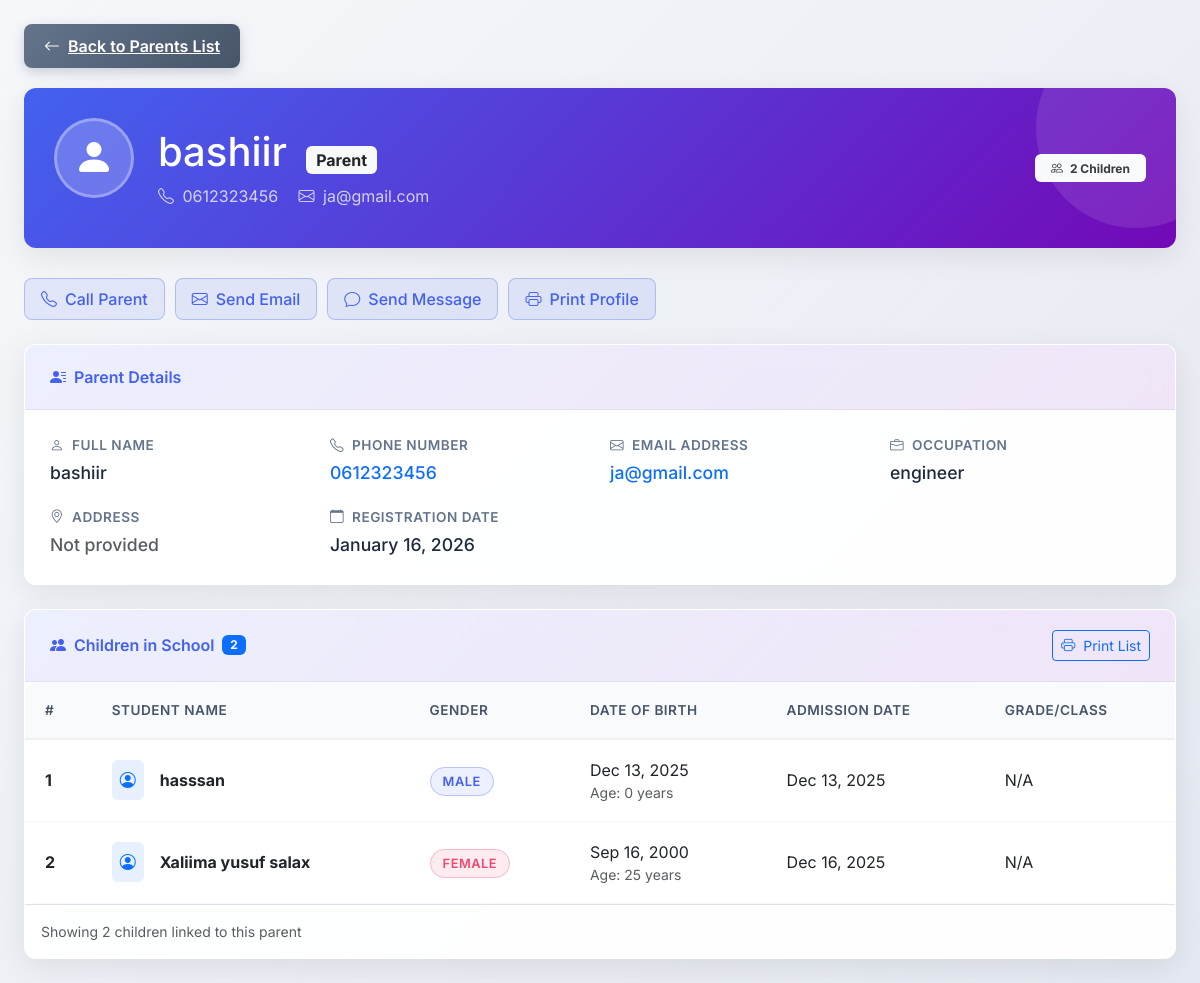
/views/admin/parents/parent_view.php?id=3 (signed in), run on the app's committed database.
### tables this page shows
CREATE TABLE `parents` (
  `id` int(11) NOT NULL,
  `name` varchar(200) NOT NULL,
  `phone` varchar(50) NOT NULL,
  `email` varchar(150) DEFAULT NULL,
  `address` text DEFAULT NULL,
  `occupation` varchar(150) DEFAULT NULL,
  `login_pin` varchar(255) NOT NULL,
  `created_at` timestamp NOT NULL DEFAULT current_timestamp()
);

CREATE TABLE `students` (
  `id` int(11) NOT NULL,
  `name` varchar(244) NOT NULL,
  `admission_date` date DEFAULT NULL,
  `dob` date DEFAULT NULL,
  `gender` enum('male','female') DEFAULT 'male',
  `address` text DEFAULT NULL,
  `guardian_name` varchar(200) DEFAULT NULL,
  `guardian_phone` varchar(50) DEFAULT NULL,
  `guardian_email` varchar(150) DEFAULT NULL,
  `created_at` timestamp NOT NULL DEFAULT current_timestamp()
);

### views/admin/parents/parent_view.php (the view, shortened to what this page needs)
<?php
require_once __DIR__ . '/../../../config/db.php';
$themeQ = $conn->query("SELECT mode FROM theme LIMIT 1");
$themeRow = $themeQ->fetch_assoc();
$theme = ($themeRow && $themeRow['mode'] == 0) ? 'dark' : 'light';
$id = (int)$_GET['id'];
$parent = $conn->query("SELECT * FROM parents WHERE id=$id")->fetch_assoc();
$students = $conn->query("
    SELECT * FROM students
    WHERE guardian_phone = '{$parent['phone']}'
       OR guardian_name  = '{$parent['name']}'
");
?>
<!DOCTYPE html>
<html lang="en">
<head>
    <link href="https://cdn.jsdelivr.net/npm/bootstrap@5.3.0/dist/css/bootstrap.min.css" rel="stylesheet">
    <link rel="stylesheet" href="https://cdn.jsdelivr.net/npm/bootstrap-icons@1.10.0/font/bootstrap-icons.css">
</head>
<body class="<?= $theme ?>">
<div class="container-fluid p-4 fade-in">
    <a href="parents.php" class="btn-back fade-in">
        <i class="bi bi-arrow-left"></i>
        Back to Parents List
    </a>
    <div class="main-header fade-in">
        <div class="d-flex flex-column flex-md-row align-items-start align-items-md-center">
            <div class="header-avatar me-md-4">
                <i class="bi bi-person-fill"></i>
            </div>
            <div class="flex-grow-1">
                <h1 class="mb-2">
                    <?php echo htmlspecialchars($parent['name']); ?>
                    <span class="badge bg-light text-dark ms-2 fs-6">Parent</span>
                </h1>
                <p class="mb-0 opacity-75">
                    <i class="bi bi-telephone me-1"></i> <?php echo htmlspecialchars($parent['phone']); ?>
                    <?php if($parent['email']): ?>
                        <span class="ms-3">
                            <i class="bi bi-envelope me-1"></i> <?php echo htmlspecialchars($parent['email']); ?>
                        </span>
                    <?php endif; ?>
                </p>
            </div>
            <div class="mt-3 mt-md-0">
                <span class="badge bg-light text-dark px-3 py-2">
                    <i class="bi bi-people me-1"></i>
                    <?php echo $students->num_rows; ?> Children
                </span>
            </div>
        </div>
    </div>
    <div class="quick-actions mb-4 fade-in">
        <a href="#" class="action-btn action-btn-primary">
            <i class="bi bi-telephone"></i> Call Parent
        </a>
        <a href="mailto:<?php echo htmlspecialchars($parent['email']); ?>" class="action-btn action-btn-primary">
            <i class="bi bi-envelope"></i> Send Email
        </a>
        <a href="#" class="action-btn action-btn-primary">
            <i class="bi bi-chat"></i> Send Message
        </a>
        <a href="#" class="action-btn action-btn-primary">
            <i class="bi bi-printer"></i> Print Profile
        </a>
    </div>
    <div class="glass-card mb-4 fade-in" style="animation-delay: 0.1s;">
        <div class="card-header d-flex align-items-center">
            <i class="bi bi-person-lines-fill me-2"></i>
            Parent Details
        </div>
        <div class="info-grid">
            <div class="info-item">
                <span class="info-label">
                    <i class="bi bi-person me-1"></i> Full Name
                </span>
                <span class="info-value"><?php echo htmlspecialchars($parent['name']); ?></span>
            </div>
            <div class="info-item">
                <span class="info-label">
                    <i class="bi bi-telephone me-1"></i> Phone Number
                </span>
                <span class="info-value">
                    <a href="tel:<?php echo htmlspecialchars($parent['phone']); ?>" class="text-decoration-none">
                        <?php echo htmlspecialchars($parent['phone']); ?>
                    </a>
                </span>
            </div>
            <div class="info-item">
                <span class="info-label">
                    <i class="bi bi-envelope me-1"></i> Email Address
                </span>
                <span class="info-value">
                    <?php if($parent['email']): ?>
                        <a href="mailto:<?php echo htmlspecialchars($parent['email']); ?>" class="text-decoration-none">
                            <?php echo htmlspecialchars($parent['email']); ?>
                        </a>
                    <?php else: ?>
                        <span class="text-muted">Not provided</span>
                    <?php endif; ?>
                </span>
            </div>
            <div class="info-item">
                <span class="info-label">
                    <i class="bi bi-briefcase me-1"></i> Occupation
                </span>
                <span class="info-value">
                    <?php echo $parent['occupation'] ? htmlspecialchars($parent['occupation']) : '<span class="text-muted">Not specified</span>'; ?>
                </span>
            </div>
            <div class="info-item">
                <span class="info-label">
                    <i class="bi bi-geo-alt me-1"></i> Address
                </span>
                <span class="info-value">
                    <?php echo $parent['address'] ? htmlspecialchars($parent['address']) : '<span class="text-muted">Not provided</span>'; ?>
                </span>
            </div>
            <div class="info-item">
                <span class="info-label">
                    <i class="bi bi-calendar me-1"></i> Registration Date
                </span>
                <span class="info-value">
                    <?php
                    $regDate = isset($parent['created_at']) ? $parent['created_at'] : date('Y-m-d');
                    echo date('F d, Y', strtotime($regDate));
                    ?>
                </span>
            </div>
        </div>
    </div>
    <div class="glass-card fade-in" style="animation-delay: 0.2s;">
        <div class="card-header d-flex justify-content-between align-items-center">
            <div class="d-flex align-items-center">
                <i class="bi bi-people-fill me-2"></i>
                Children in School
                <span class="badge bg-primary ms-2"><?php echo $students->num_rows; ?></span>
            </div>
            <button class="btn btn-sm btn-outline-primary" onclick="window.print()">
                <i class="bi bi-printer me-1"></i> Print List
            </button>
        </div>
        <?php if($students->num_rows == 0): ?>
            <div class="empty-state">
                <i class="bi bi-people display-4"></i>
                <h4 class="mt-3 mb-2">No Children Found</h4>
                <p class="text-muted">No students are currently linked to this parent.</p>
                <a href="#" class="btn btn-primary mt-2">
                    <i class="bi bi-link me-1"></i> Link Student
                </a>
            </div>
        <?php else: ?>
            <div class="table-container">
                <div class="table-responsive">
                    <table class="table table-hover mb-0">
                        <thead class="table-light">
                            <tr>
                                <th>#</th>
                                <th>Student Name</th>
                                <th>Gender</th>
                                <th>Date of Birth</th>
                                <th>Admission Date</th>
                                <th>Grade/Class</th>
                            </tr>
                        </thead>
                        <tbody>
                            <?php
                            $i = 1;
                            while($s = $students->fetch_assoc()):
                                $genderClass = strtolower($s['gender']) == 'male' ? 'badge-male' : 'badge-female';
                            ?>
                                <tr>
                                    <td class="fw-bold"><?php echo $i++; ?></td>
                                    <td>
                                        <div class="d-flex align-items-center">
                                            <div class="bg-primary bg-opacity-10 p-2 rounded me-3">
                                                <i class="bi bi-person-circle text-primary"></i>
                                            </div>
                                            <div>
                                                <strong><?php echo htmlspecialchars($s['name']); ?></strong>
                                            </div>
                                        </div>
                                    </td>
                                    <td>
                                        <span class="badge-gender <?php echo $genderClass; ?>">
                                            <?php echo htmlspecialchars($s['gender']); ?>
                                        </span>
                                    </td>
                                    <td>
                                        <?php
                                        $dob = $s['dob'] ? date('M d, Y', strtotime($s['dob'])) : 'N/A';
                                        echo $dob;
                                        ?>
                                        <?php if($s['dob']): ?>
                                            <div class="text-muted small">
                                                Age: <?php echo date_diff(date_create($s['dob']), date_create('today'))->y; ?> years
                                            </div>
                                        <?php endif; ?>
                                    </td>
                                    <td>
                                        <?php
                                        $admissionDate = $s['admission_date'] ? date('M d, Y', strtotime($s['admission_date'])) : 'N/A';
                                        echo $admissionDate;
                                        ?>
                                    </td>
                                    <td>
                                        <?php
                                        $classInfo = isset($s['class_name']) ? $s['class_name'] : 'N/A';
                                        echo htmlspecialchars($classInfo);
                                        ?>
                                    </td>
                                </tr>
                            <?php endwhile; ?>
                        </tbody>
                    </table>
                </div>
            </div>
            <div class="p-3 border-top d-flex justify-content-between align-items-center">
                <div class="text-muted small">
                    Showing <?php echo $students->num_rows; ?> children linked to this parent
                </div>
            </div>
        <?php endif; ?>
    </div>
</div>
</body>
</html>

### views/admin/parents/parent_view.php (style rules this page uses)
:root { --primary-color: #4361ee; --primary-dark: #3a56d4; --secondary-color: #7209b7; --success-color: #06d6a0; --info-color: #118ab2; --warning-color: #ffd166; --danger-color: #ef476f; --light-bg: #f8fafc; --dark-bg: #1e293b; --card-shadow: 0 8px 30px rgba(0, 0, 0, 0.08); --card-shadow-hover: 0 15px 40px rgba(0, 0, 0, 0.12); --border-radius: 12px; --transition: all 0.3s cubic-bezier(0.25, 0.8, 0.25, 1); }
* { font-family: 'Inter', -apple-system, BlinkMacSystemFont, sans-serif; }
body.light { background: linear-gradient(135deg, #f5f7fa 0%, #e4e8f0 100%); color: #334155; min-height: 100vh; }
.container-fluid { max-width: 1400px; padding: 30px; }
.main-header { background: linear-gradient(135deg, var(--primary-color), var(--secondary-color)); color: white; border-radius: var(--border-radius); padding: 30px; margin-bottom: 30px; box-shadow: var(--card-shadow); position: relative; overflow: hidden; }
.main-header::before { content: ''; position: absolute; top: 0; right: 0; width: 200px; height: 200px; background: rgba(255, 255, 255, 0.1); border-radius: 50%; transform: translate(30%, -30%); }
.header-avatar { width: 80px; height: 80px; background: rgba(255, 255, 255, 0.2); border-radius: 50%; display: flex; align-items: center; justify-content: center; margin-bottom: 20px; border: 3px solid rgba(255, 255, 255, 0.3); }
.header-avatar i { font-size: 2.5rem; }
.glass-card { background: rgba(255, 255, 255, 0.95); backdrop-filter: blur(10px); border-radius: var(--border-radius); border: 1px solid rgba(255, 255, 255, 0.3); box-shadow: var(--card-shadow); transition: var(--transition); overflow: hidden; }
.card-header { background: linear-gradient(135deg, rgba(67, 97, 238, 0.1), rgba(114, 9, 183, 0.1)); border-bottom: 1px solid rgba(0, 0, 0, 0.05); padding: 20px 25px; font-weight: 600; color: var(--primary-color); }
.btn-back { background: linear-gradient(135deg, #64748b, #475569); color: white; border: none; border-radius: 8px; padding: 10px 20px; font-weight: 600; transition: var(--transition); box-shadow: 0 4px 12px rgba(100, 116, 139, 0.3); display: inline-flex; align-items: center; gap: 8px; margin-bottom: 20px; }
.info-grid { display: grid; grid-template-columns: repeat(auto-fit, minmax(250px, 1fr)); gap: 20px; padding: 25px; }
.info-item { display: flex; flex-direction: column; gap: 5px; }
.info-label { font-size: 0.85rem; color: #64748b; text-transform: uppercase; letter-spacing: 0.5px; font-weight: 600; }
.info-value { font-size: 1.1rem; font-weight: 500; color: #1e293b; word-break: break-word; }
.table-container { border-radius: var(--border-radius); overflow: hidden; }
.table { margin: 0; }
.table thead th { background: rgba(248, 250, 252, 0.9); color: #475569; font-weight: 600; padding: 18px 20px; border-bottom: 2px solid rgba(0, 0, 0, 0.05); text-transform: uppercase; font-size: 0.85rem; letter-spacing: 0.5px; }
.table tbody tr { transition: var(--transition); border-bottom: 1px solid rgba(0, 0, 0, 0.03); }
.table tbody td { padding: 18px 20px; vertical-align: middle; }
.badge-gender { padding: 6px 12px; border-radius: 20px; font-weight: 600; font-size: 0.8rem; text-transform: uppercase; letter-spacing: 0.5px; }
.badge-male { background: rgba(67, 97, 238, 0.1); color: var(--primary-color); border: 1px solid rgba(67, 97, 238, 0.3); }
.badge-female { background: rgba(239, 71, 111, 0.1); color: var(--danger-color); border: 1px solid rgba(239, 71, 111, 0.3); }
.quick-actions { display: flex; gap: 10px; flex-wrap: wrap; margin-top: 20px; }
.action-btn { display: inline-flex; align-items: center; gap: 8px; padding: 8px 16px; border-radius: 8px; font-weight: 500; transition: var(--transition); text-decoration: none; }
.action-btn-primary { background: rgba(67, 97, 238, 0.1); color: var(--primary-color); border: 1px solid rgba(67, 97, 238, 0.3); }
.fade-in { animation: fadeIn 0.5s ease-out; }

### data on the page
parents: name "bashiir", phone "0612323456", email "ja@gmail.com", occupation "engineer", created_at "January 16, 2026"
students: name "hasssan", gender "MALE", dob "Dec 13, 2025", dob "0", admission_date "Dec 13, 2025", classInfo "N/A", id "2"
students: name "Xaliima yusuf salax", gender "FEMALE", dob "Sep 16, 2000", dob "25", admission_date "Dec 16, 2025", classInfo "N/A"

### other printed values
$students->num_rows "2"
